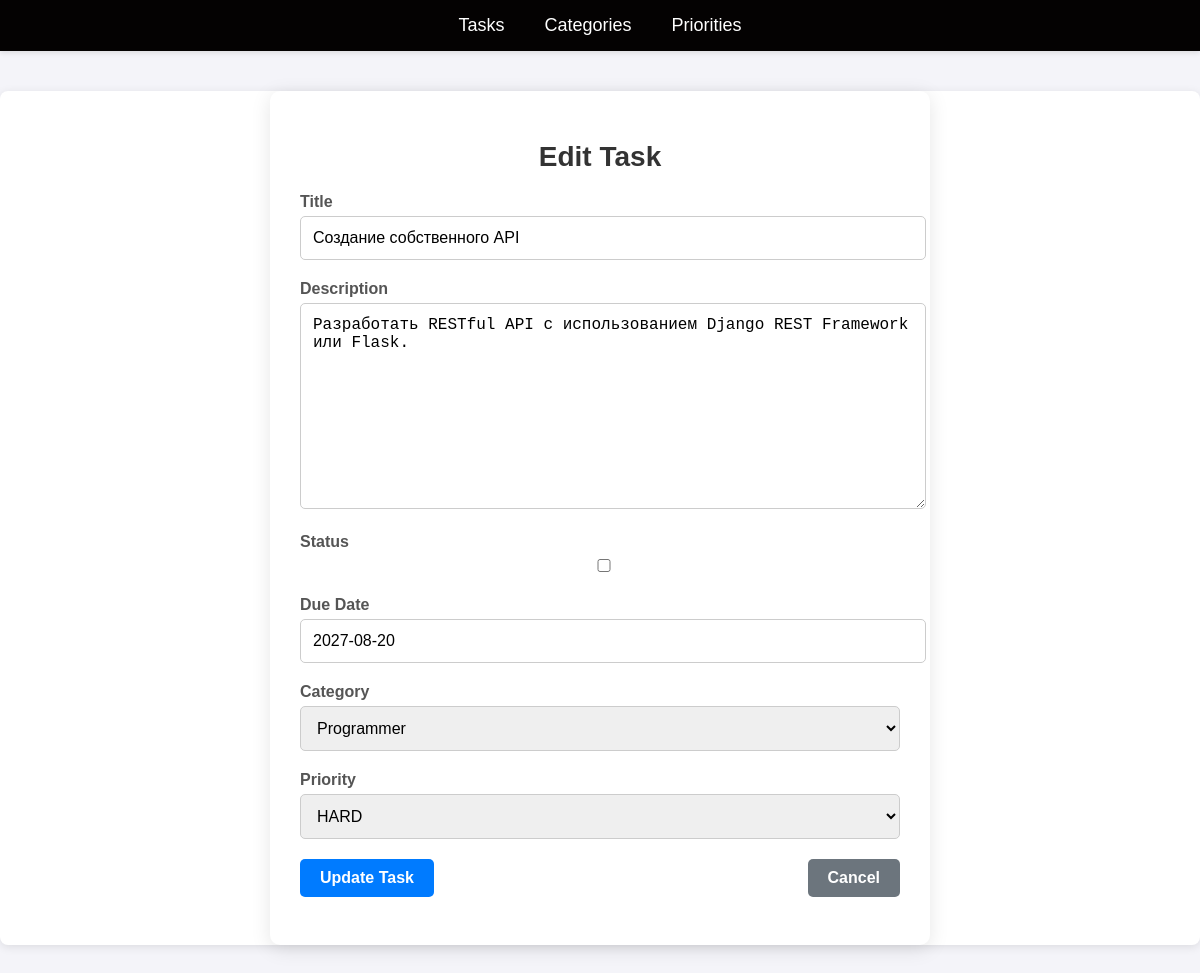
/task/37/edit/, run on the app's committed database.
### task/models.py (models this page shows, shortened)
class Task(models.Model):
    title = models.CharField(max_length=200)
    description = models.TextField(null=True, blank=True)
    status = models.BooleanField(default=False)
    due_date = models.DateField()
    category = models.ForeignKey(
        Category,
        on_delete=models.CASCADE,
        related_name='tasks',
    )
    priority = models.ForeignKey(
        Priority,
        on_delete=models.CASCADE,
        related_name='tasks',
    )

### task/views.py (the view)
# urls.py: path('<int:pk>/edit/', views.edit_task, name='edit-task'),
def edit_task(request, pk):
    task = Task.objects.get(pk=pk)
    if request.method == 'POST':
        form = TaskForm(request.POST, instance=task)
        if form.is_valid():
            form.save()
            return redirect('list-task')
    else:
        form = TaskForm(instance=task)
        return render(request, 'task/edit_task.html', {'form': form})

### task/forms.py
class TaskForm(forms.ModelForm):
    class Meta:
        model = Task
        fields = '__all__'

### task/models.py (called while the page is built)
    def __str__(self):
        return self.name

    def __str__(self):
        return self.name

### templates/task/edit_task.html (shortened to what this page needs)
{% extends 'base.html' %}
{% block content %}
    <div class="form-container">
        <h2>Edit Task</h2>
        <form method="POST">
            <div class="form-group">
                <label for="id_title">Title</label>
                {{ form.title }}
            </div>
            <div class="form-group">
                <label for="id_description">Description</label>
                {{ form.description }}
            </div>
            <div class="form-group">
                <label for="id_status">Status</label>
                {{ form.status }}
            </div>
            <div class="form-group">
                <label for="id_due_date">Due Date</label>
                {{ form.due_date }}
            </div>
            <div class="form-group">
                <label for="id_category">Category</label>
                {{ form.category }}
            </div>
            <div class="form-group">
                <label for="id_priority">Priority</label>
                {{ form.priority }}
            </div>
            <div class="button-group">
                <button type="submit" class="btn btn-primary">
                    Update Task
                </button>
                <a href="{% url 'list-task' %}" class="btn btn-secondary">Cancel</a>
            </div>
        </form>
        <br>
    </div>
{% endblock content %}

### templates/base.html (style rules this page uses)
body { font-family: 'Verdana', sans-serif; margin: 0; padding: 0; background-color: #f4f4f9; color: #333; }
h2 { font-size: 22px; margin-top: 20px; }

### templates/task/edit_task.html (style rules this page uses)
.form-container { max-width: 600px; margin: 40px auto; background-color: #ffffff; padding: 30px; border-radius: 10px; box-shadow: 0 4px 20px rgba(0, 0, 0, 0.1); }
.form-container h2 { text-align: center; margin-bottom: 20px; color: #333; font-size: 28px; font-weight: bold; }
.form-group { margin-bottom: 20px; }
label { display: block; margin-bottom: 5px; font-weight: 600; color: #555; font-size: 16px; }
input, textarea, select { width: 100%; padding: 12px; border-radius: 5px; border: 1px solid #ccc; transition: border-color 0.3s, box-shadow 0.3s; font-size: 16px; }
.button-group { display: flex; justify-content: space-between; margin-top: 20px; }
.btn { padding: 10px 20px; color: white; border: none; border-radius: 5px; text-decoration: none; font-size: 16px; font-weight: bold; cursor: pointer; transition: background-color 0.3s, transform 0.2s; }
.btn-primary { background-color: #007bff; }
.btn-secondary { background-color: #6c757d; }

### data on the page
Task: title "Создание собственного API", description "Разработать RESTful API с использованием Django REST Framework или Flask.", due_date "2027-08-20", category "Programmer", priority "HARD"
